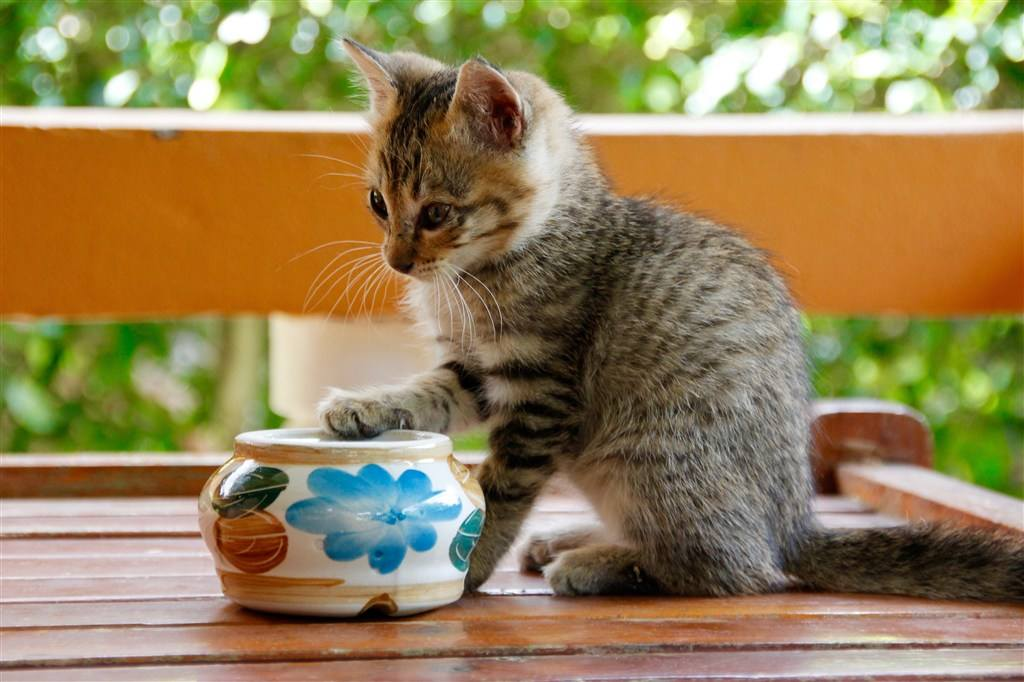
#> input picture cat.jpeg, 1024 x 682 px, found by its file name
$ python ex3.py
#> lines starting #> are read from the running program, lines starting #| are printed output that depends on the picture
import cv2
import numpy as np
import matplotlib.pyplot as plt

img = cv2.imread("D:/opencv/cat.jpeg")
#> img is the input picture: shape (682, 1024, 3); mean B, G, R 86.6, 129.3, 148.4
imgGray = cv2.cvtColor(img,cv2.COLOR_BGR2GRAY)
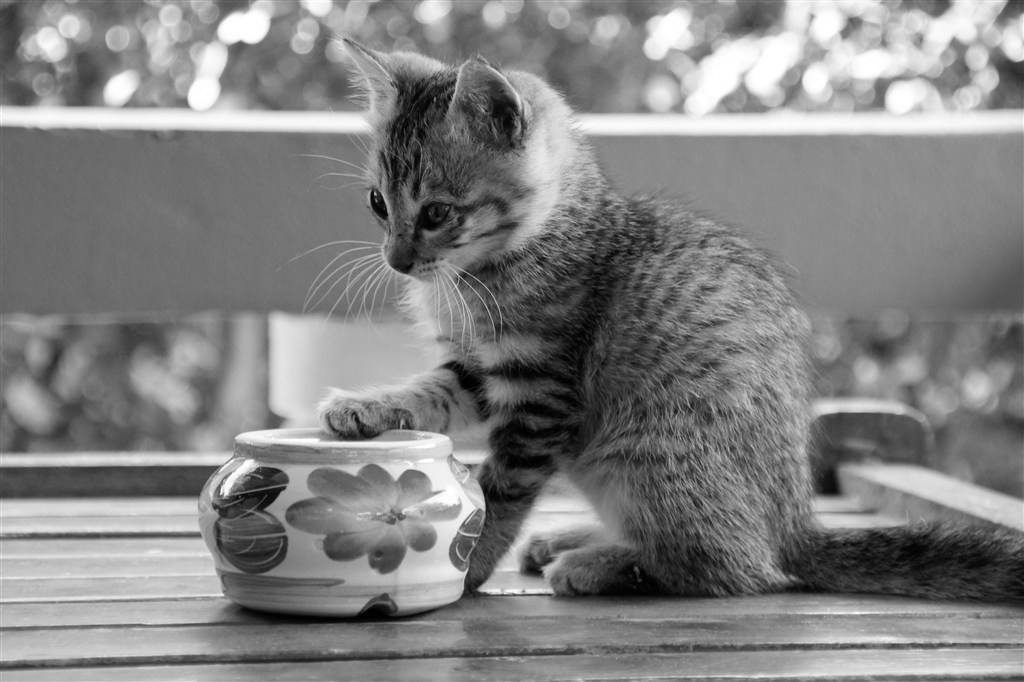
#> imgGray: shape (682, 1024); min 0, max 255, mean 130.2
hist = cv2.calcHist([imgGray],[0],None,[256],[0,256])  #图像直方图
#> hist = 256 values, max 12842 at index 139, min 69 at index 0, mean 2728

plt.figure(figsize=(10,8))
plt.plot(hist)
plt.show()
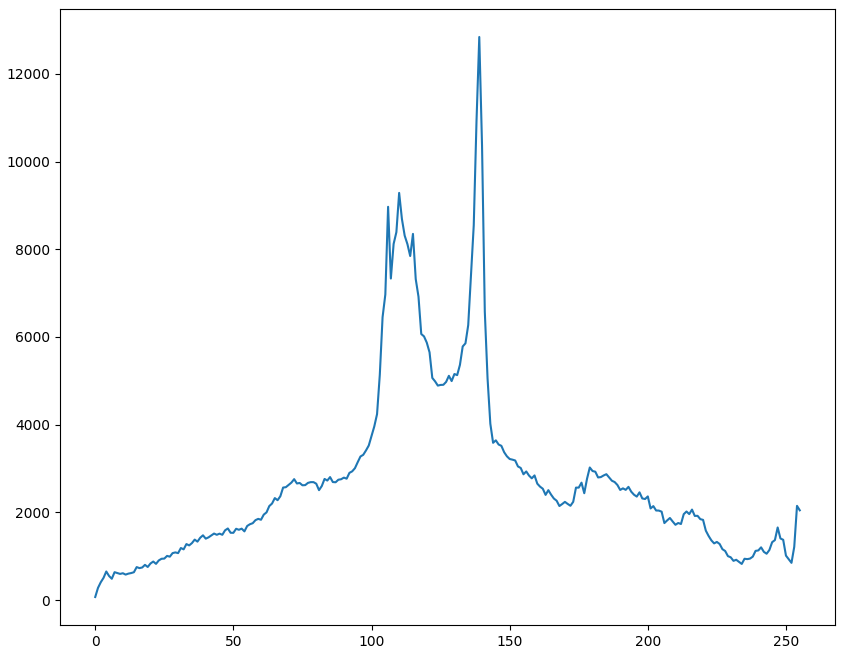
#> figure drawn by matplotlib, 1 panel; curve peaks at x = 139, y = 12842
cv2.imshow("ImgGray",imgGray)
cv2.waitKey(0)

$ run again, with bao.jpeg copied over cat.jpeg
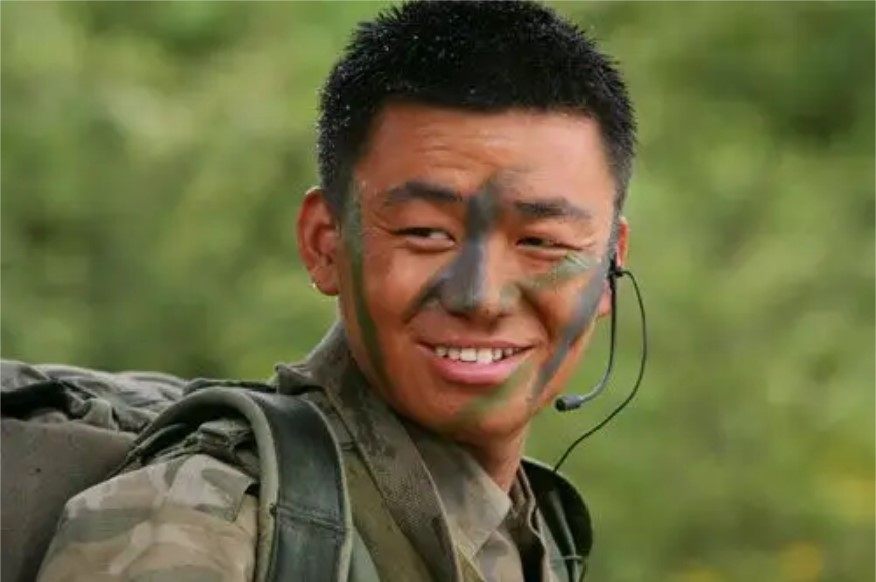
#> input picture bao.jpeg, 876 x 582 px, found by its file name
#> img is the input picture: shape (582, 876, 3); mean B, G, R 64.2, 106, 105.9
#> `imgGray = cv2.cvtColor(img,cv2.COLOR_BGR2GRAY)`:
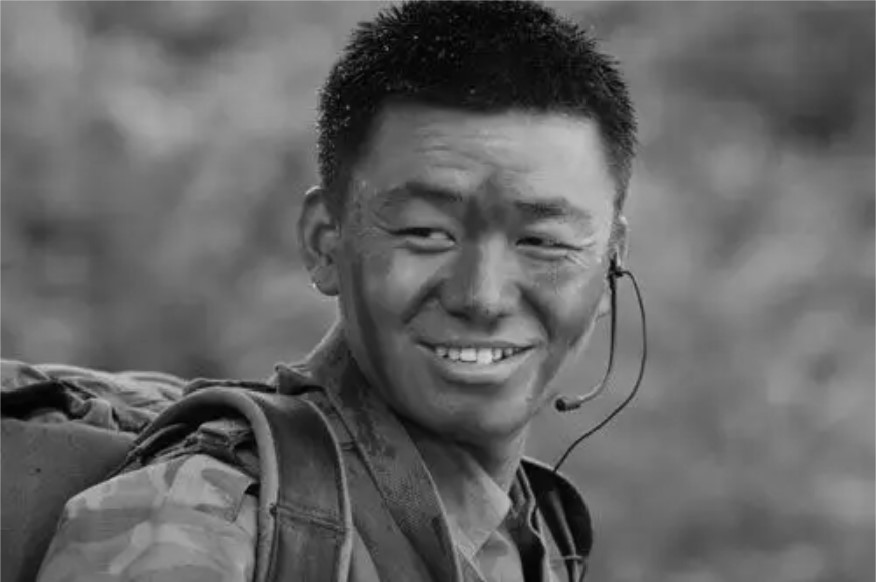
#> imgGray: shape (582, 876); min 1, max 212, mean 101.2
#> hist = 256 values, max 7956 at index 117, min 0 at index 0, mean 1991.5
#> `plt.show()`:
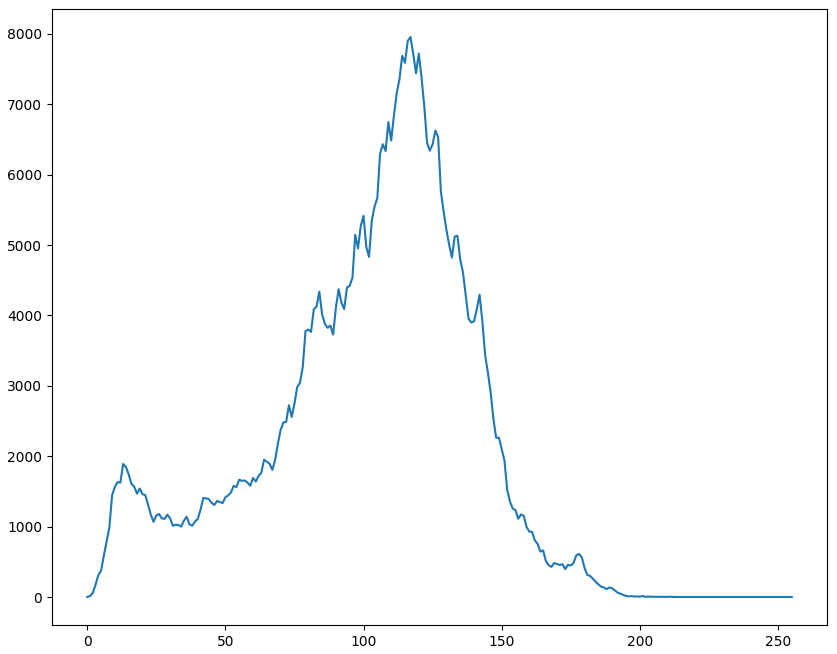
#> figure drawn by matplotlib, 1 panel; curve peaks at x = 117, y = 7956

$ run again, with han.jpeg copied over cat.jpeg
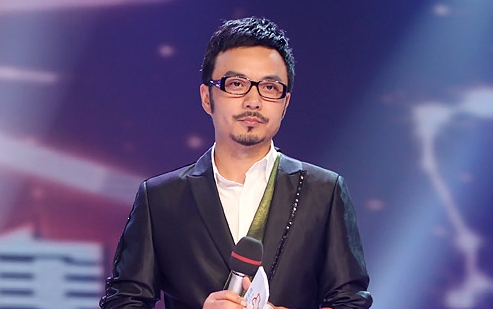
#> input picture han.jpeg, 493 x 309 px, found by its file name
#> img is the input picture: shape (309, 493, 3); mean B, G, R 122.8, 82.6, 92.3
#> `imgGray = cv2.cvtColor(img,cv2.COLOR_BGR2GRAY)`:
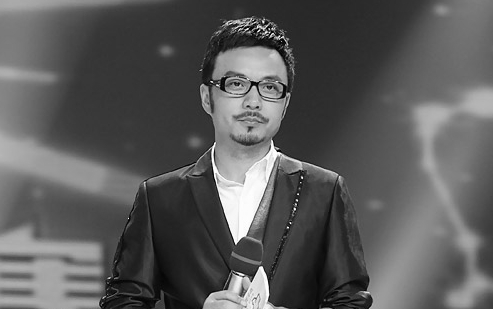
#> imgGray: shape (309, 493); min 2, max 254, mean 90.1
#> hist = 256 values, max 3921 at index 53, min 0 at index 0, mean 595.1
#> `plt.show()`:
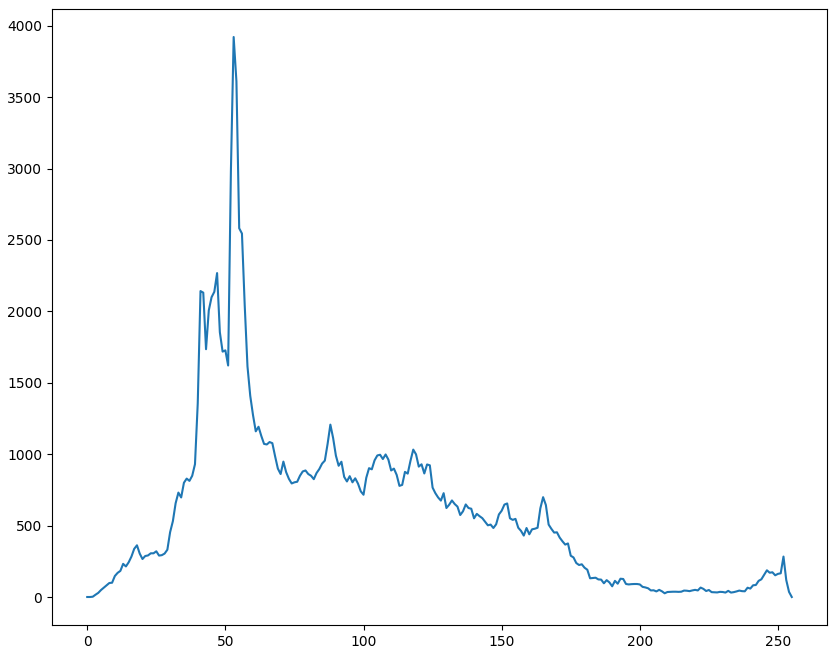
#> figure drawn by matplotlib, 1 panel; curve peaks at x = 53, y = 3921

$ run again, with he.jpeg copied over cat.jpeg
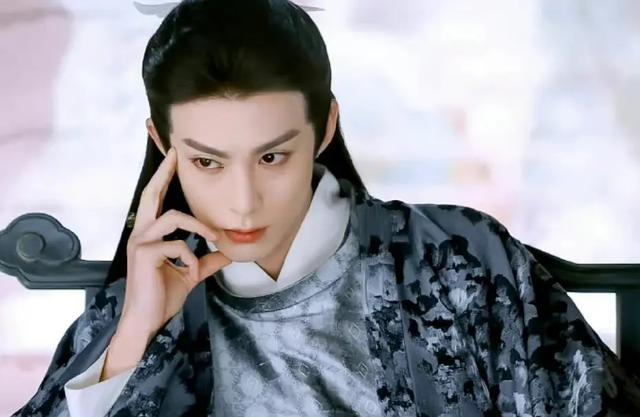
#> input picture he.jpeg, 640 x 417 px, found by its file name
#> img is the input picture: shape (417, 640, 3); mean B, G, R 157.1, 150.2, 149.4
#> `imgGray = cv2.cvtColor(img,cv2.COLOR_BGR2GRAY)`:
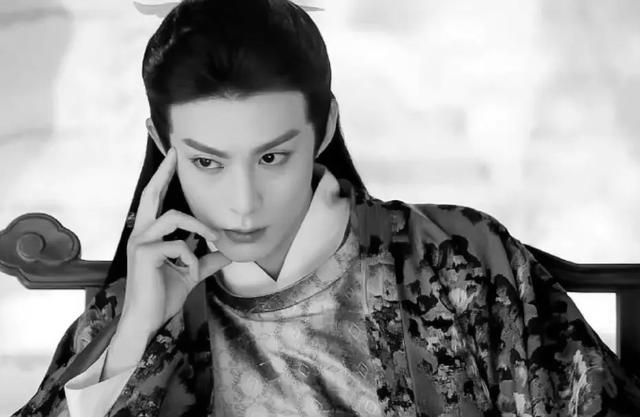
#> imgGray: shape (417, 640); min 0, max 255, mean 150.7
#> hist = 256 values, max 7287 at index 241, min 399 at index 118, mean 1042.5
#> `plt.show()`:
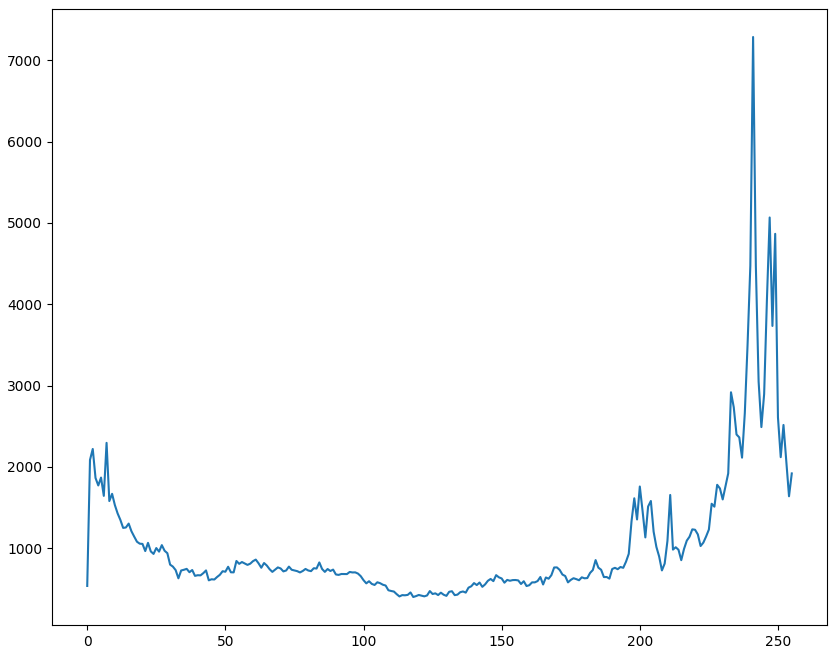
#> figure drawn by matplotlib, 1 panel; curve peaks at x = 241, y = 7287
